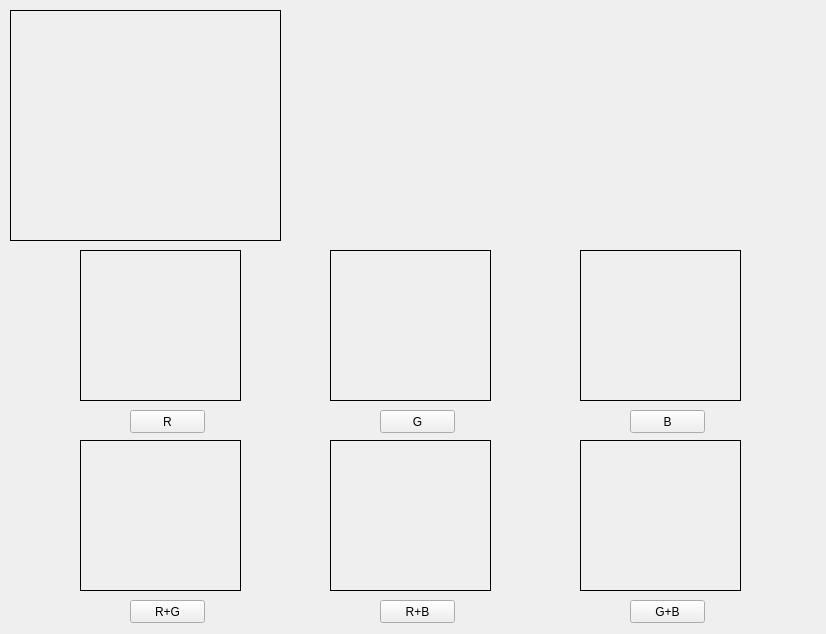
<?xml version="1.0" encoding="UTF-8"?>
<ui version="4.0">
 <class>Form</class>
 <widget class="QWidget" name="Form">
  <property name="geometry">
   <rect>
    <x>0</x>
    <y>0</y>
    <width>826</width>
    <height>634</height>
   </rect>
  </property>
  <property name="windowTitle">
   <string>Form</string>
  </property>
  <widget class="QLabel" name="lbR">
   <property name="geometry">
    <rect>
     <x>80</x>
     <y>250</y>
     <width>161</width>
     <height>151</height>
    </rect>
   </property>
   <property name="styleSheet">
    <string notr="true">border: 1px solid black</string>
   </property>
   <property name="text">
    <string/>
   </property>
  </widget>
  <widget class="QLabel" name="lbG">
   <property name="geometry">
    <rect>
     <x>330</x>
     <y>250</y>
     <width>161</width>
     <height>151</height>
    </rect>
   </property>
   <property name="styleSheet">
    <string notr="true">border: 1px solid black</string>
   </property>
   <property name="text">
    <string/>
   </property>
  </widget>
  <widget class="QLabel" name="lbB">
   <property name="geometry">
    <rect>
     <x>580</x>
     <y>250</y>
     <width>161</width>
     <height>151</height>
    </rect>
   </property>
   <property name="styleSheet">
    <string notr="true">border: 1px solid black</string>
   </property>
   <property name="text">
    <string/>
   </property>
  </widget>
  <widget class="QLabel" name="lbRG">
   <property name="geometry">
    <rect>
     <x>80</x>
     <y>440</y>
     <width>161</width>
     <height>151</height>
    </rect>
   </property>
   <property name="styleSheet">
    <string notr="true">border: 1px solid black</string>
   </property>
   <property name="text">
    <string/>
   </property>
  </widget>
  <widget class="QLabel" name="lbGB">
   <property name="geometry">
    <rect>
     <x>580</x>
     <y>440</y>
     <width>161</width>
     <height>151</height>
    </rect>
   </property>
   <property name="styleSheet">
    <string notr="true">border: 1px solid black</string>
   </property>
   <property name="text">
    <string/>
   </property>
  </widget>
  <widget class="QLabel" name="lbRB">
   <property name="geometry">
    <rect>
     <x>330</x>
     <y>440</y>
     <width>161</width>
     <height>151</height>
    </rect>
   </property>
   <property name="styleSheet">
    <string notr="true">border: 1px solid black</string>
   </property>
   <property name="text">
    <string/>
   </property>
  </widget>
  <widget class="QLabel" name="originCam">
   <property name="geometry">
    <rect>
     <x>10</x>
     <y>10</y>
     <width>271</width>
     <height>231</height>
    </rect>
   </property>
   <property name="styleSheet">
    <string notr="true">border: 1px solid black</string>
   </property>
   <property name="text">
    <string/>
   </property>
  </widget>
  <widget class="QPushButton" name="pushButton">
   <property name="geometry">
    <rect>
     <x>130</x>
     <y>410</y>
     <width>75</width>
     <height>23</height>
    </rect>
   </property>
   <property name="text">
    <string>R</string>
   </property>
  </widget>
  <widget class="QPushButton" name="pushButton_2">
   <property name="geometry">
    <rect>
     <x>380</x>
     <y>410</y>
     <width>75</width>
     <height>23</height>
    </rect>
   </property>
   <property name="text">
    <string>G</string>
   </property>
  </widget>
  <widget class="QPushButton" name="pushButton_3">
   <property name="geometry">
    <rect>
     <x>630</x>
     <y>410</y>
     <width>75</width>
     <height>23</height>
    </rect>
   </property>
   <property name="text">
    <string>B</string>
   </property>
  </widget>
  <widget class="QPushButton" name="pushButton_4">
   <property name="geometry">
    <rect>
     <x>630</x>
     <y>600</y>
     <width>75</width>
     <height>23</height>
    </rect>
   </property>
   <property name="text">
    <string>G+B</string>
   </property>
  </widget>
  <widget class="QPushButton" name="pushButton_5">
   <property name="geometry">
    <rect>
     <x>380</x>
     <y>600</y>
     <width>75</width>
     <height>23</height>
    </rect>
   </property>
   <property name="text">
    <string>R+B</string>
   </property>
  </widget>
  <widget class="QPushButton" name="pushButton_6">
   <property name="geometry">
    <rect>
     <x>130</x>
     <y>600</y>
     <width>75</width>
     <height>23</height>
    </rect>
   </property>
   <property name="text">
    <string>R+G</string>
   </property>
  </widget>
 </widget>
 <resources/>
 <connections/>
 <slots>
  <slot>RSlot()</slot>
  <slot>GSlot()</slot>
  <slot>BSlot()</slot>
  <slot>RGSlot()</slot>
  <slot>RBSlot()</slot>
  <slot>GBSlot()</slot>
 </slots>
</ui>
